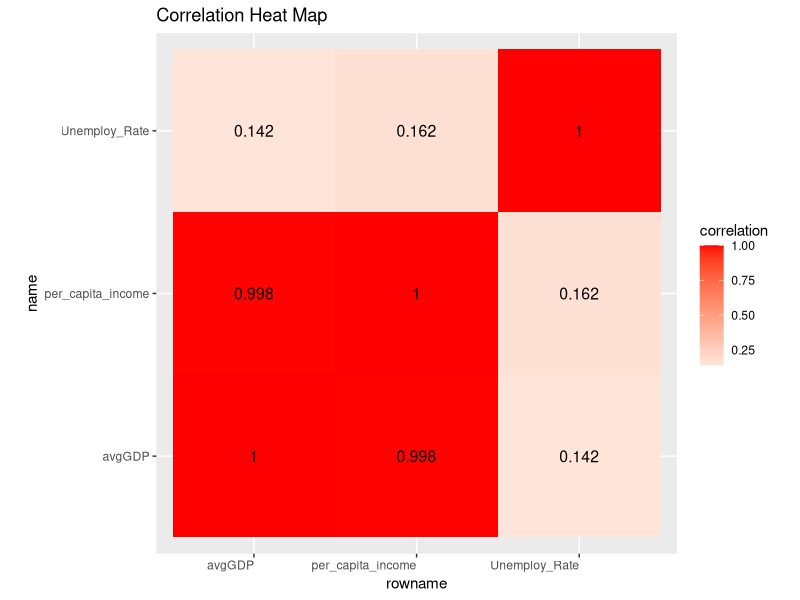
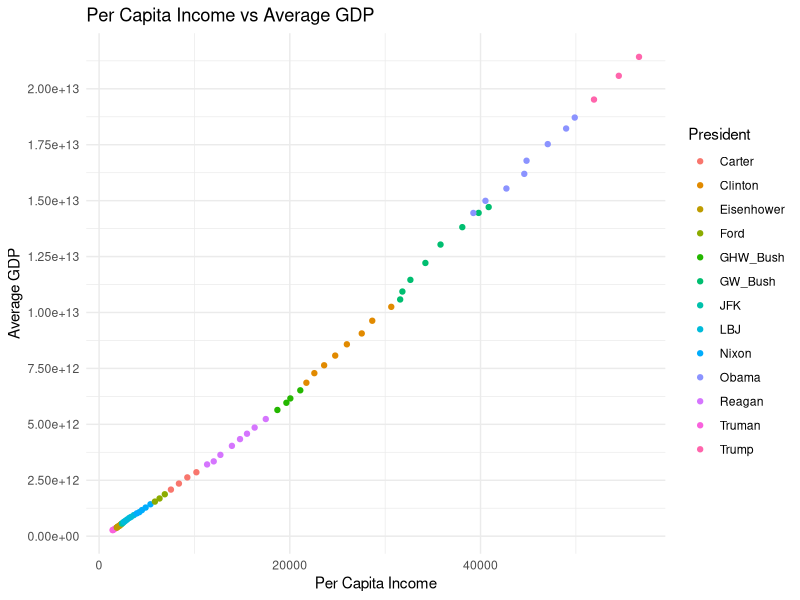
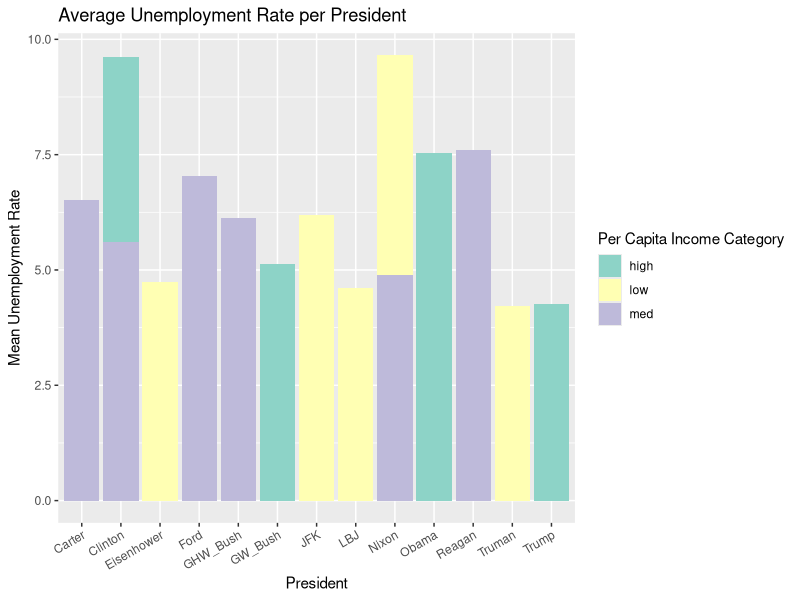
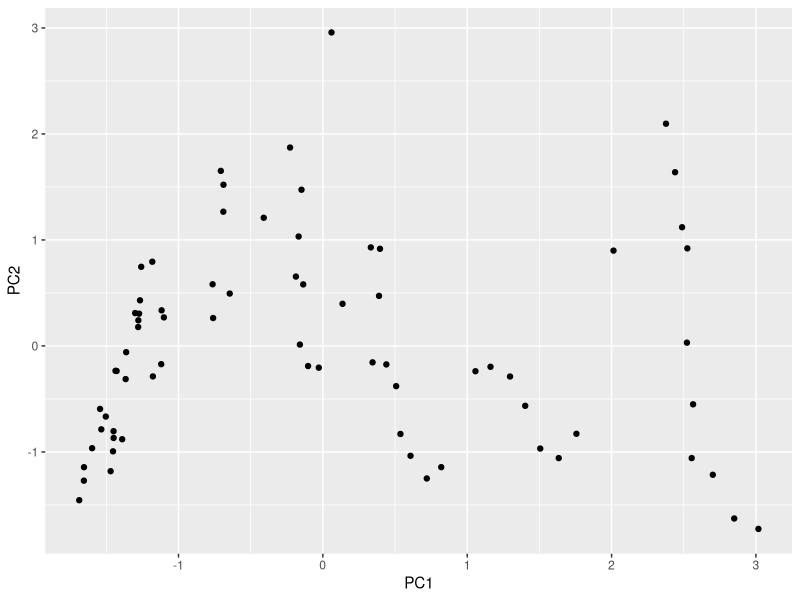

Reproduce these figures in R, in order.
## ---- chunk 1
knitr::opts_chunk$set(echo = TRUE, eval = TRUE, fig.align = "center", warning = F, message = F,
tidy=TRUE, tidy.opts=list(width.cutoff=60), R.options=list(max.print=100))
## ---- chunk 2
library(dplyr)
library(tidyverse)
GDP<-read.csv("GDP.csv")%>%glimpse()
Unemployment<-read.csv("Unemployment.csv")%>%glimpse()
Presidents<-read.csv("Presidents.csv")%>%glimpse()
Income<-read.csv("Income.csv")%>%glimpse()
## ---- chunk 3
GDP1<-GDP%>%separate(Date,4,into=c("Year"))%>%group_by(Year)%>%summarize(avgGDP_billions=mean(GDP_billions))
Income1<-Income%>%separate(Date,4,into = c("Year"))
GDPIncome1<-GDP1%>%full_join(Income1)

Presidents<-Presidents%>%mutate(Year=as.character(Year))
Unemployment<-Unemployment%>%rename("Year"="Date")%>%mutate(Year=as.character(Year))%>%rename("Unemploy_Rate"="Rate")

Combined<-GDPIncome1%>%pivot_longer(cols=(2:3))%>%inner_join(Presidents)%>%inner_join(Unemployment)
Combined1<-Combined%>%pivot_wider(names_from = "name",values_from = "value")%>%mutate(avgGDP=avgGDP_billions*1000000000)%>%select(cols=-c(4))

## ---- chunk 4
Combined<-GDPIncome1%>%pivot_longer(cols=(2:3))%>%inner_join(Presidents)%>%inner_join(Unemployment)
Combined2<-Combined%>%pivot_wider(names_from = "name",values_from = "value")%>%mutate(avgGDP=avgGDP_billions*1000000000)%>%select(cols=-c(4))
## ---- chunk 5
#1
Combined2%>%mutate(`Unemploy_pctile` = ntile(Unemploy_Rate,100))%>%arrange(Unemploy_pctile)
#2
Combined2%>%filter(Unemploy_Rate>5)%>%summarize_if(is.numeric,mean)
#3
Combined2%>%summarize_if(is.numeric,sd)
#4
Combined2%>%summarize_all(n_distinct)
#5
Combined2%>%summarize_if(is.numeric,min)
#6
Combined2%>%summarize_if(is.numeric,max)
#7
Combined2%>%select_if(is.numeric)%>%cor
## ---- chunk 6
#8
Combined2%>%group_by(President)%>%summarize(mean(Unemploy_Rate))
#9
Combined2%>%mutate(PCincome_cat = case_when(per_capita_income>30000 ~ "high",5000<=per_capita_income & per_capita_income<=30000 ~ "med",per_capita_income<5000 ~ "low"))%>%group_by(PCincome_cat)%>%summarize(mean(per_capita_income))
Combined3<-Combined2%>%mutate(PCincome_cat = case_when(per_capita_income>30000 ~ "high",5000<=per_capita_income & per_capita_income<=30000 ~ "med",per_capita_income<5000 ~ "low"))
#10
Combined3%>%group_by(PCincome_cat,President)%>%summarize(mean(avgGDP))
## ---- chunk 7
#1
df1<-Combined3%>%na.omit%>%select_if(is.numeric)
cor(df1)
ComCor<-cor(df1)%>%as.data.frame%>%rownames_to_column%>%pivot_longer(-1,names_to="name",values_to="correlation")
ComCor%>%ggplot(aes(rowname,name,fill=correlation))+  geom_tile()+  scale_fill_gradient2(low="blue",mid="white",high="red")+geom_text(aes(label=round(correlation,3)),color = "black", size = 4)+theme(axis.text.x = element_text(hjust = 1))+coord_fixed()+labs(title = "Correlation Heat Map")
## ---- chunk 8
#2
Combined3%>%ggplot(aes(per_capita_income,avgGDP,color=President))+geom_point()+theme_minimal()+labs(title = "Per Capita Income vs Average GDP")+scale_y_continuous(breaks=seq(0, 20000000000000, 2500000000000))+xlab("Per Capita Income")+ylab("Average GDP")
## ---- chunk 9
#3
Combined3%>%ggplot(aes(President,Unemploy_Rate,fill=PCincome_cat))+geom_bar(stat = "Summary",fun.y="mean")+ggtitle("Average Unemployment Rate per President")+theme(axis.text.x = element_text(angle=30,hjust = 1))+ylab("Mean Unemployment Rate")+scale_fill_brewer(palette = "Set3",name="Per Capita Income Category")
## ---- chunk 10
Combined4<-Combined3
Com_nums<-Combined4%>%select_if(is.numeric)%>%scale
rownames(Com_nums)<-Combined4$Year
Com_pca<-princomp(Com_nums)
names(Com_pca)
summary(Com_pca, loadings=T)

Comdf<-data.frame(PC1=Com_pca$scores[,1], PC2=Com_pca$scores[,2])
ggplot(Comdf,aes(PC1, PC2))+geom_point()

Year<-Combined4$Year
Com_pca$scores%>%as.data.frame%>%cbind(Year,.)%>%top_n(3,Comp.1)
Com_pca$scores%>%as.data.frame%>%cbind(Year,.)%>%top_n(3,wt=desc(Comp.1))
Com_pca$scores%>%as.data.frame%>%cbind(Year,.)%>%top_n(3,wt=Comp.2)
Com_pca$scores%>%as.data.frame%>%cbind(Year,.)%>%top_n(3,wt=desc(Comp.2))
